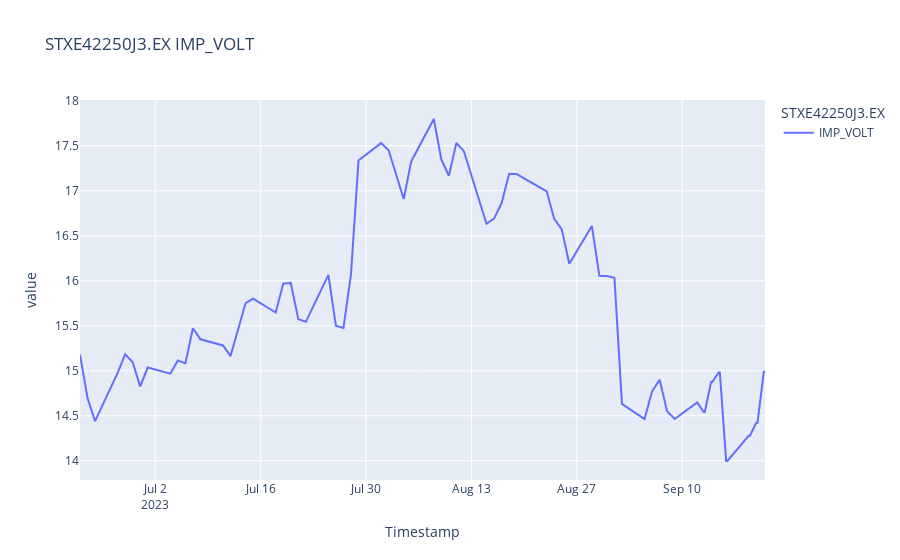

This figure's notebook cell:
### Code cell
_ref_daily_imp_vol_df = historical_pricing.events.Definition(
    instrument, fields=['IMP_VOLT'], count=2000).get_data()
_ref_daily_imp_vol_df.data.df.head()

try:
    def_daily_imp_vol_df = _ref_daily_imp_vol_df.data.df.drop(['EVENT_TYPE'], axis=1)  # In codebook, this line is needed
except:
    def_daily_imp_vol_df = _ref_daily_imp_vol_df.data.df # If outside of codebook
fig = px.line(
    def_daily_imp_vol_df,
    title = def_daily_imp_vol_df.columns.name + " " + def_daily_imp_vol_df.columns[0])  # This is just to see the implied vol graph when that field is available
fig.show()
